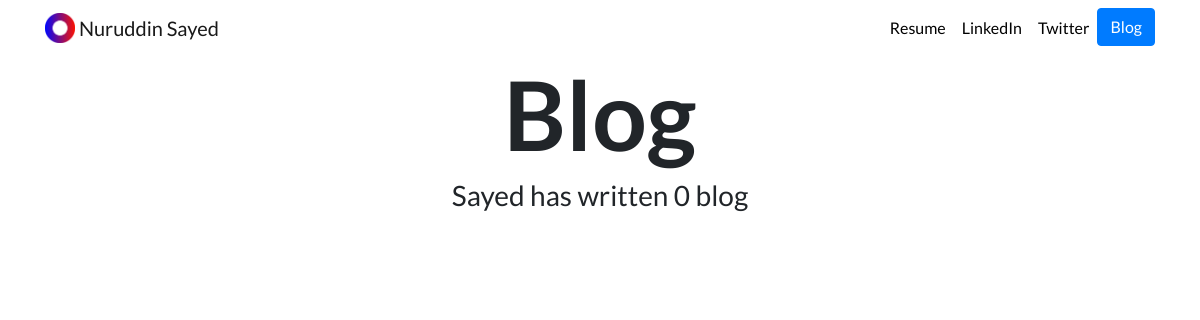
The page /blog/ on the database as committed earlier.
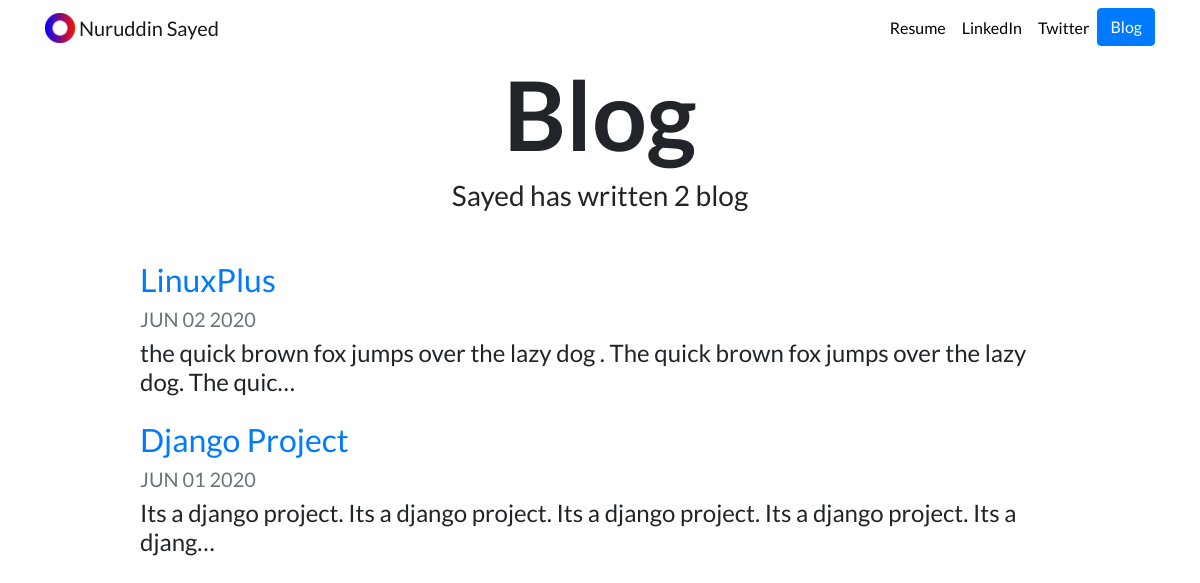
The same page on the database as committed later.
### blog/models.py (models this page shows, shortened)
class Blog(models.Model):
    title = models.CharField(max_length = 100)
    description = models.TextField()
    date = models.DateField()

### blog/views.py (the view)
# urls.py: path('', views.all_blogs, name='all_blogs'),
def all_blogs(request):
    blogs = Blog.objects.order_by('-date') #[:5]   # to limit last 5 blogs and order by date
    return render(request, 'blog/all_blogs.html', {'blogs' : blogs})

### blog/templates/blog/all_blogs.html
{% extends 'portfolio/base.html' %}
{% load static %}
{% block content %}
<h1 id="blogtitle" class="font-weight-bold text-center">Blog</h1>
<h3 class="text-center mb-5">Sayed has written {{ blogs.count }} blog{{ blogs.cout|pluralize }} </h3>
{% for blog in blogs %}
<div class="row justify-content-center my-3">
  <div class="col-md-10">
    <a href="{% url 'blog:detail'  blog.id %}">
      <h2>{{ blog.title }}</h2>
    </a>
    <h5 class="text-muted">{{ blog.date|date:'M d Y'|upper }}</h5>
    <h4>{{ blog.description|striptags|truncatechars:100 }}</h4>
  </div>
</div>
{% endfor %}
{% endblock %}

Rows that differ between the two databases and show on the page:
added Blog: title "LinuxPlus", date "JUN 02 2020", description "the quick brown fox jumps over the lazy dog . The quick brown fox jumps over the lazy dog. The quic…"
added Blog: title "Django Project", date "JUN 01 2020", description "Its a django project. Its a django project. Its a django project. Its a django project. Its a djang…"
Other text that changed with them:
{{ blogs.count }}: "0" → "2"
